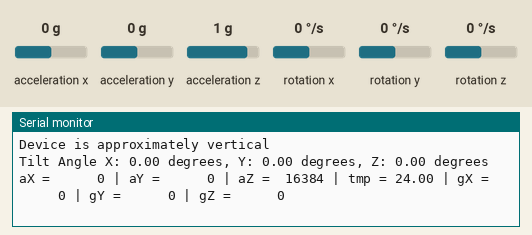
Recording of a sketch running on a simulated Arduino Uno, built with avr-gcc and run on an emulated ATmega328P. Parts: the last lines printed to the serial monitor. Wiring (inferred from the names in the program): MPU-6050 motion sensor at I2C address 0x68. The inputs (shaded band) are chosen by the test bench; at power-on: acceleration x 0 g, acceleration y 0 g, acceleration z 1 g, rotation x 0 °/s, rotation y 0 °/s, rotation z 0 °/s.

Above: at 1.9 s.
2.0 s: acceleration x set to -1.4 g
At 3.2 s:
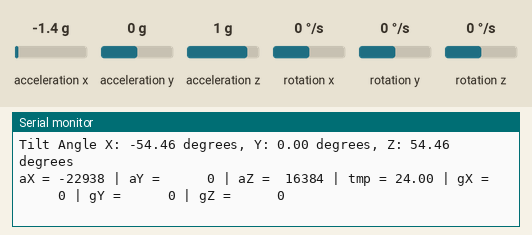
5.0 s: acceleration y set to -1.4 g
At 6.4 s:
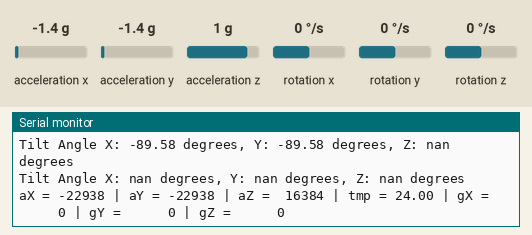
7.3 s: acceleration z set to -1.4 g
At 9.1 s:
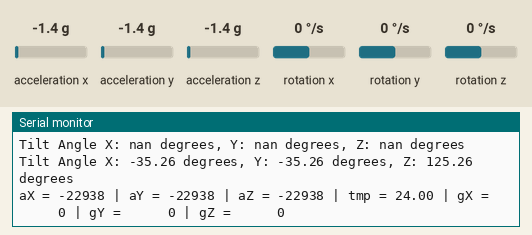
10.9 s: rotation x set to -192 °/s
At 12.6 s:
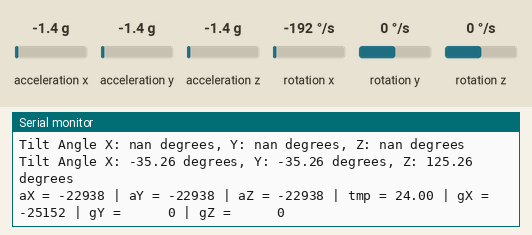
14.4 s: rotation y set to -192 °/s
At 15.9 s:
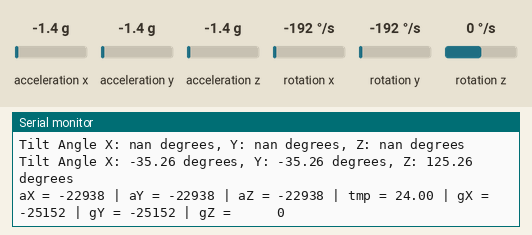
17.9 s: rotation z set to -192 °/s
At 19.6 s:
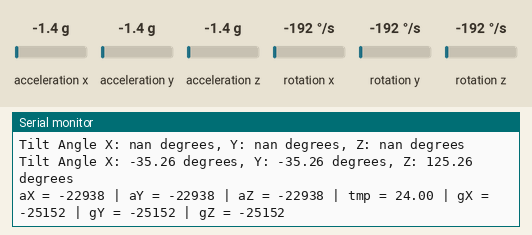
Timing chart, 0 to 21.1 s (numbered marks = the images above; inputs shaded):
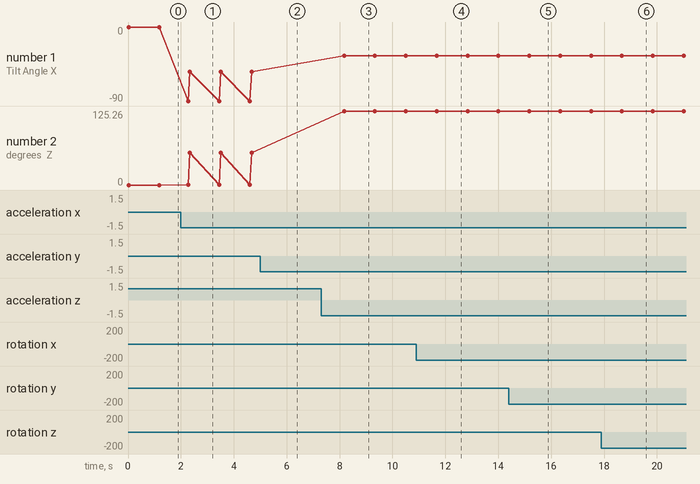

The sketch:

gyro1.ino
```cpp
#include "Wire.h" // This library allows you to communicate with I2C devices.
#include <Math.h> // Include the Math library for trigonometric functions

const int MPU_ADDR = 0x68; // I2C address of the MPU-6050.

int16_t acc_x, acc_y, acc_z; // Variables for accelerometer raw data
int16_t gyro_x, gyro_y, gyro_z; // Variables for gyro raw data
int16_t temp; // Variable for temperature data
int16_t last_acc_x, last_acc_y, last_acc_z; // Variables to store the last accelerometer values

char tmp_str[7]; // Temporary variable used in convert function

char* convert_int16_to_str(int16_t i) {
  sprintf(tmp_str, "%6d", i);
  return tmp_str;
}

// Check if the device is approximately vertical
bool isVertical(int16_t x, int16_t y, int16_t z) {
  const int16_t threshold = 2000; // Adjust this threshold as needed
  const int16_t gravity = 16384; // Raw value for 1g under ±2g sensitivity
  return abs(x) < threshold && abs(y) < threshold && abs(z - gravity) < threshold;
}

// Main setup
void setup() {
  Serial.begin(9600);

  Wire.begin();
  Wire.beginTransmission(MPU_ADDR);
  Wire.write(0x6B);
  Wire.write(0); // Wake up MPU-6050
  Wire.endTransmission(true);

  // Initialize last accelerometer values
  last_acc_x = last_acc_y = last_acc_z = 0;
}

// Main code loop
void loop() {
  Wire.beginTransmission(MPU_ADDR);
  Wire.write(0x3B); // Starting with register 0x3B (ACCEL_XOUT_H)
  Wire.endTransmission(false);
  Wire.requestFrom(MPU_ADDR, 7*2, true); // Request a total of 14 registers

  // Data inputs
  // Reading accelerometer data
  acc_x = Wire.read()<<8 | Wire.read();
  acc_y = Wire.read()<<8 | Wire.read();
  acc_z = Wire.read()<<8 | Wire.read();
  // Reading temperature data
  temp = Wire.read()<<8 | Wire.read();
  // Reading gyroscope data
  gyro_x = Wire.read()<<8 | Wire.read();
  gyro_y = Wire.read()<<8 | Wire.read();
  gyro_z = Wire.read()<<8 | Wire.read();


  // Determine the change in acceleration
  int change_x = abs(acc_x - last_acc_x);
  int change_y = abs(acc_y - last_acc_y);
  int change_z = abs(acc_z - last_acc_z);


  int threshold = 2000; // Set your threshold here

  if (isVertical(acc_x, acc_y, acc_z)) {
    Serial.println("Device is approximately vertical");
  } else {
    // Calculate tilt angles
    float angleX = atan2(acc_x, sqrt(acc_y * acc_y + acc_z * acc_z)) * 180 / PI;
    float angleY = atan2(acc_y, sqrt(acc_x * acc_x + acc_z * acc_z)) * 180 / PI;
    float angleZ = atan2(sqrt(acc_x * acc_x + acc_y * acc_y), acc_z) * 180 / PI;

    Serial.print("Tilt Angle X: ");
    Serial.print(angleX);
    Serial.print(" degrees, Y: ");
    Serial.print(angleY);
    Serial.print(" degrees, Z: ");
    Serial.print(angleZ);
    Serial.println(" degrees");
  }

    float norm = sqrt(acc_x * acc_x + acc_y * acc_y + acc_z * acc_z);
  if (norm == 0) norm = 1; // prevent division by zero
  float ax = acc_x / norm;
  float ay = acc_y / norm;
  float az = acc_z / norm;

  // Calculate tilt angles
  float angleX = atan2(ax, sqrt(ay * ay + az * az)) * 180 / PI;
  float angleY = atan2(ay, sqrt(ax * ax + az * az)) * 180 / PI;
  float angleZ = atan2(sqrt(ax * ax + ay * ay), az) * 180 / PI;

  // Print tilt angles
  Serial.print("Tilt Angle X: ");
  Serial.print(angleX);
  Serial.print(" degrees, Y: ");
  Serial.print(angleY);
  Serial.print(" degrees, Z: ");
  Serial.print(angleZ);
  Serial.println(" degrees");

  // Update last accelerometer values
  last_acc_x = acc_x;
  last_acc_y = acc_y;
  last_acc_z = acc_z;

  // Print out data
  Serial.print("aX = "); Serial.print(convert_int16_to_str(acc_x));
  Serial.print(" | aY = "); Serial.print(convert_int16_to_str(acc_y));
  Serial.print(" | aZ = "); Serial.print(convert_int16_to_str(acc_z));
  Serial.print(" | tmp = "); Serial.print(temp/340.00+36.53);
  Serial.print(" | gX = "); Serial.print(convert_int16_to_str(gyro_x));
  Serial.print(" | gY = "); Serial.print(convert_int16_to_str(gyro_y));
  Serial.print(" | gZ = "); Serial.print(convert_int16_to_str(gyro_z));
  Serial.println();

  delay(1000); // Delay for a second before the next reading
}
```

Measured:
- after the input at 2.0 s, the serial monitor: prints a new line after 0.27 s (image 1)
- after the input at 5.0 s, the serial monitor: prints a new line after 0.78 s (image 2)
- after the input at 7.3 s, the serial monitor: prints a new line after 0.87 s (image 3)
- after the input at 10.9 s, the serial monitor: prints a new line after 0.84 s (image 4)
- after the input at 14.4 s, the serial monitor: prints a new line after 0.84 s (image 5)
- after the input at 17.9 s, the serial monitor: prints a new line after 0.85 s (image 6)
- plotted number 1: 0 → -54.46 after the input at 2.0 s, -54.46 → -35.26 after the input at 7.3 s
- plotted number 2: 0 → 54.46 after the input at 2.0 s, 54.46 → 125.26 after the input at 7.3 s
